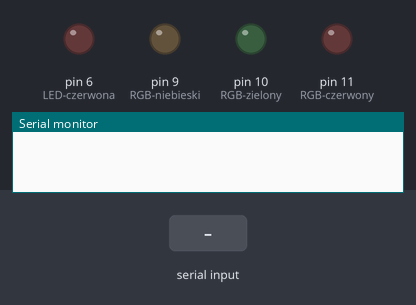
Bench run of a sketch on a simulated Arduino Uno, built with avr-gcc and run on an emulated ATmega328P. On the bench: output pins drawn as LEDs (lit = HIGH), the last lines printed to the serial monitor. The inputs (shaded band) are chosen by the test bench.

Above: at 1.2 s.
1.3 s: "1" received over Serial
At 2.5 s:
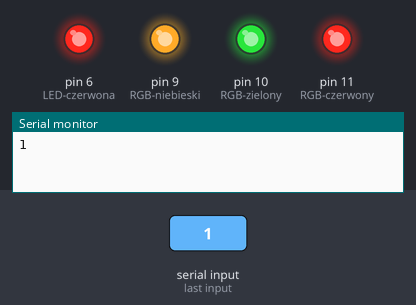
2.8 s: "r90\n" received over Serial
At 4.2 s:
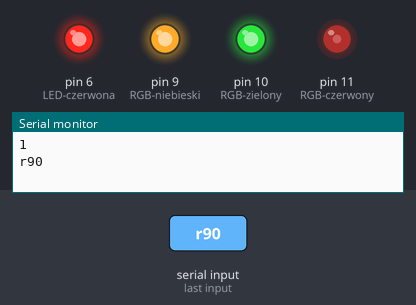
4.5 s: "r,45\n" received over Serial
At 5.0 s:
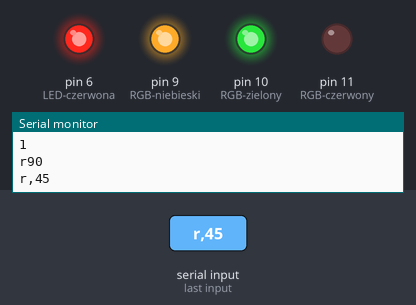
6.2 s: "b90\n" received over Serial
At 6.9 s:
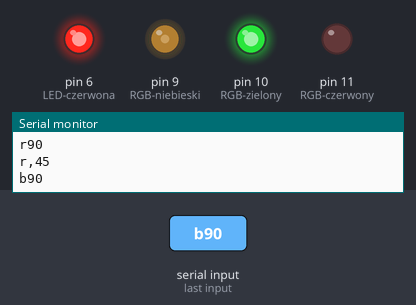
7.9 s: "b,45\n" received over Serial
At 8.8 s:
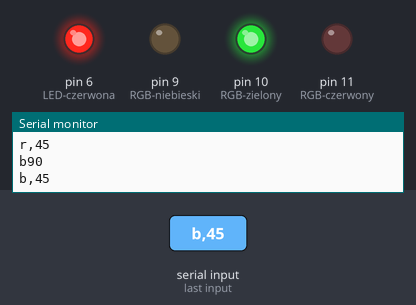
9.6 s: "g90\n" received over Serial
At 10.7 s:
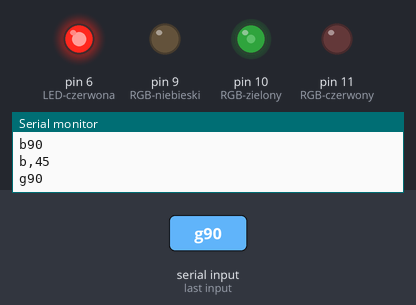
Timing chart, 0 to 12.3 s (numbered marks = the images above; inputs shaded):
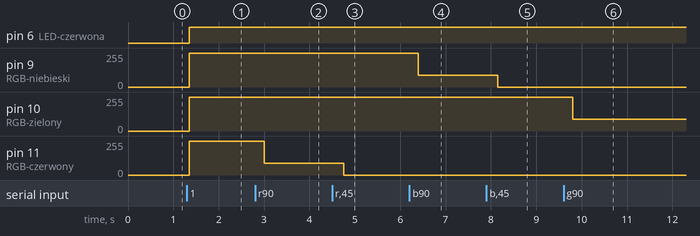

Measured:
- after the input at 1.3 s, pin 6 (LED-czerwona): LOW → HIGH after 0.05 s; pin 9 (RGB-niebieski), pin 10 (RGB-zielony), pin 11 (RGB-czerwony): 0/255 → 255/255 after 0.05 s
- after the input at 2.8 s, pin 11 (RGB-czerwony): 255/255 → 90/255 after 0.20 s
- after the input at 4.5 s, pin 11 (RGB-czerwony): 90/255 → 0/255 after 0.25 s
- after the input at 6.2 s, pin 9 (RGB-niebieski): 255/255 → 90/255 after 0.20 s
- after the input at 7.9 s, pin 9 (RGB-niebieski): 90/255 → 0/255 after 0.25 s
- after the input at 9.6 s, pin 10 (RGB-zielony): 255/255 → 90/255 after 0.20 s

The sketch:

serial_centralka.ino
```cpp
String readString;    	//odczytany string
char parametr;        	//przechowuje wartosc parametru z (pierwszego znaku) z odebranego stringa
String odczytanyString;	//string odczytany z wejścia
String wartosc;       	//string bez pierwszego znaku - jako wartosc do parametru
int dlStringa;        	//pomocniczo przechowuje dlugosc odebranego stringa
int liczba;           	//wartosc zamieniona na liczbe
char a;
int wartoscR, wartoscB, wartoscG, wartoscRed;//wartości dla led-ow

void setup() {
  Serial.begin(9600);
  pinMode(9, OUTPUT); //RGB-niebieski
  pinMode(10, OUTPUT); //RGB-zielony
  pinMode(11, OUTPUT); //RGB-czerwony
  pinMode(6, OUTPUT); //LED-czerwona
}

void loop()
{
  analogWrite(9, wartoscB);
  analogWrite(10, wartoscG);
  analogWrite(11, wartoscR);
  analogWrite(6, wartoscRed);

  czytajSerial();

  if (odczytanyString.length() >0){
    parametr = poznajParametr();
    liczba = poznajWartoscDlaParametru();
    wyborOpcji();
  }
  odczytanyString="";
}


// wyciagam co się da do oddzielnych funkcji

// czytanie z seriala i rozpoznawanie parametrow

void czytajSerial(){ //czytam serial
  while (Serial.available()) {
    delay(50);//opozniam o 50 ms, bo bez tego nie zawsze i nie wszystko było odczytywane tak jak powinno. Kazdy znak na wejsciu serial byl traktowany jak oddzielny string
    char c = Serial.read();
    readString += c;
    odczytanyString=readString;
  }
  readString="";
}

int poznajParametr(){ //rozpoznaje parametr
  Serial.println(odczytanyString); //testowe sprawdzenie co odczytał
  char parametr=odczytanyString[0];//odczytanie parametru zakladam ze parametr to pierwszy znak
  return parametr;
}

int poznajWartoscDlaParametru(){ // rozpoznaje wartosc parametru
  dlStringa=odczytanyString.length();//sprawdzenie dlugosci stringa

  for (int i=1; i<dlStringa; i++){ //pobieram do stringa wartosci od drugiego znaku, to bedzie wartosc dla parametru
    char d = odczytanyString[i];
    wartosc += d;
  }
  int liczba = wartosc.toInt();//zmieniam stringa z wartosci na liczbe zeby sprawdzac warunkami czy np miesci sie w zakresie jasnosci diody 0-256


  wartosc="";
  return liczba;
}

//obsluga polecen

void ustawWartoscLed(char a){
  int barwa;
  char* kolor[]= {
    "RGB-czerwona","RGB-niebieski","RGB-zielony","czerwona"    };
  int wartosc = liczba;
  if (wartosc < 0 || wartosc > 255) // sprawdzanie czy dobry zakres
  {
    return; // wyjscie z funkcji
  }
  if (a =='r'){
    barwa=0;
    wartoscR=wartosc;
  }
  else if (a =='b'){
    barwa=1;
    wartoscB=wartosc;
  }
  else if (a=='g'){
    barwa=2;
    wartoscG=wartosc;
  }
  else if (a=='c'){
    barwa=3;
    wartoscRed=wartosc;
  }

}

int wlWylLed(int b){ //jesli dioda pali sie choc odrobine to gasi ja na 0, jesli jest zgaszona zupelnie to zapala na max
  int wartoscWlWyl=b;
  if (wartoscWlWyl > 0){
    wartoscWlWyl=0;
  }
  else if (wartoscWlWyl < 255){
    wartoscWlWyl=255;
  }
  int w=wartoscWlWyl;
  return w;
}


void wyborOpcji() {
  switch (parametr)//odczytywanie z parametru co ma byc zrobione
  {

  case 'r'://ustawia jasnosc koloru R w diodzie led RGB na wartosc z parametru
    ustawWartoscLed('r');
    break;
  case 'g'://ustawia jasnosc koloru G w diodzie led RGB na wartosc z parametru
    ustawWartoscLed('g');
    break;
  case 'b'://ustawia jasnosc koloru B w diodzie led RGB na wartosc z parametru
    ustawWartoscLed('b');
    break;
  case 'c'://ustawia jasnosc czerwonej led na wartosc z parametru
    ustawWartoscLed('c');
    break;
  case '0'://gasi wszystko na max
    wartoscR=0;
    wartoscB=0;
    wartoscG=0;
    wartoscRed=0;
    break;
  case '1'://odpala wszystko na max
    wartoscR=255;
    wartoscB=255;
    wartoscG=255;
    wartoscRed=255;
    break;
  default:
    break;
  }
}
```
